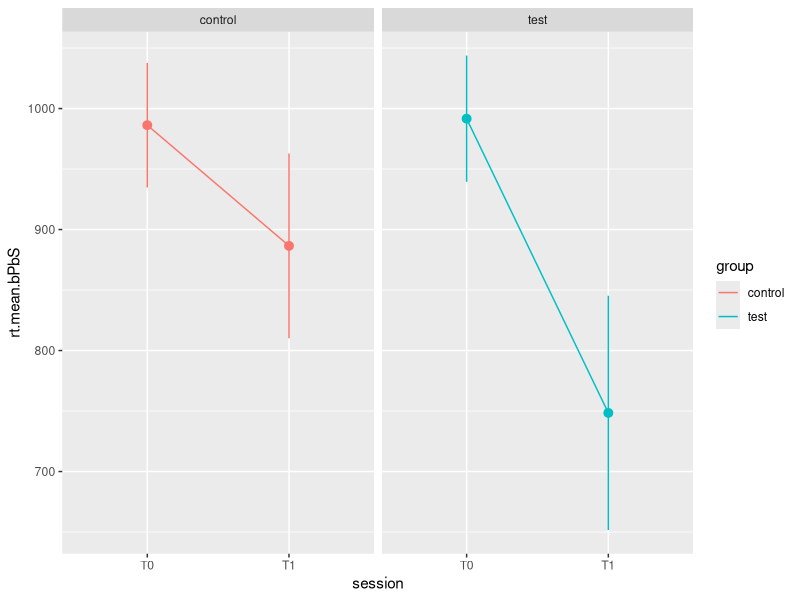
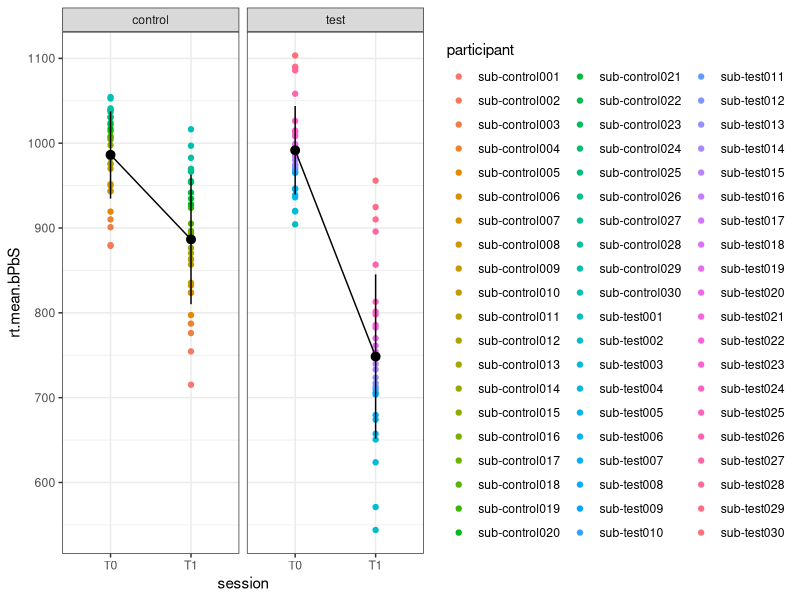
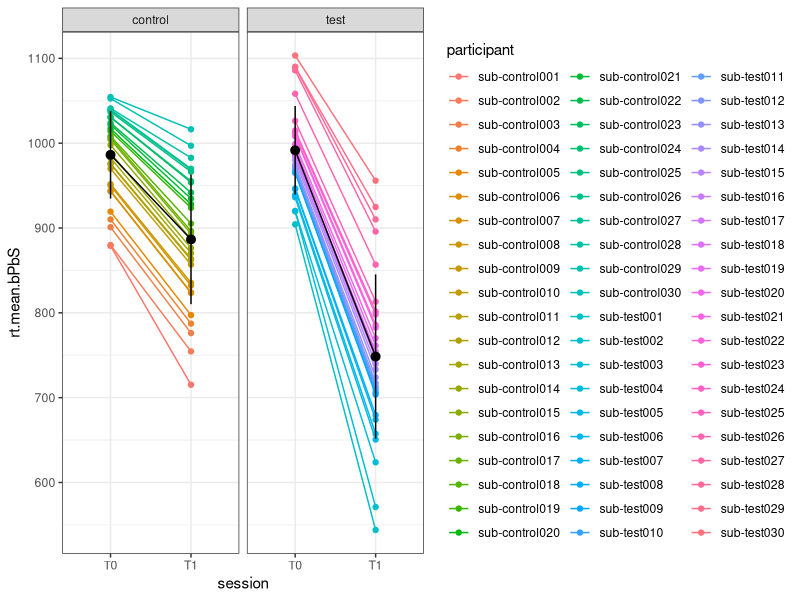
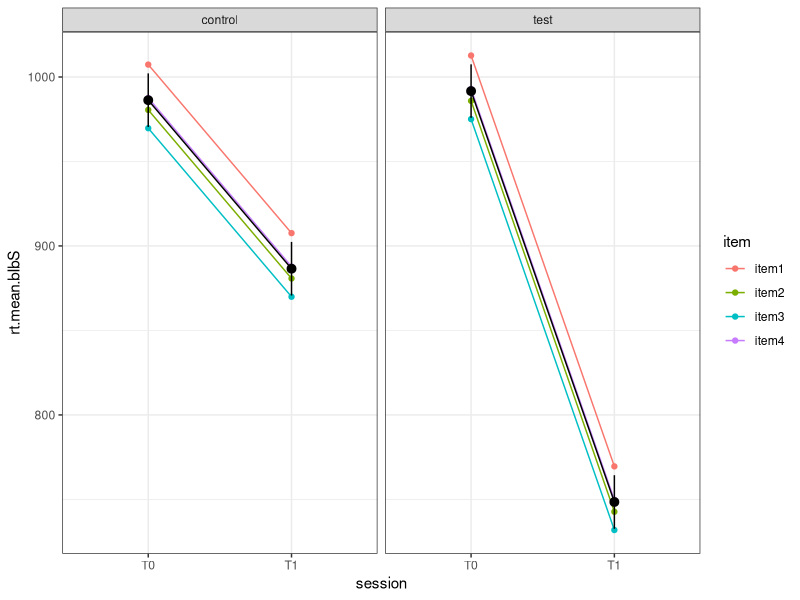
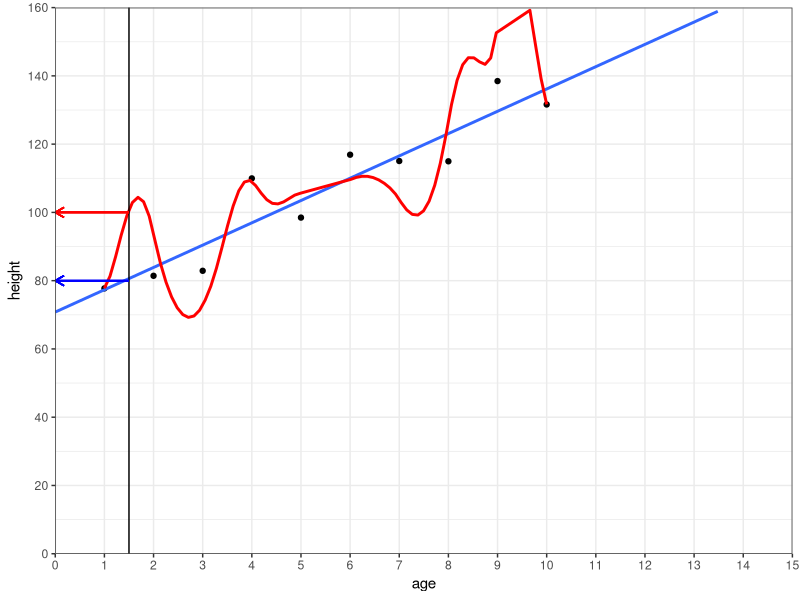
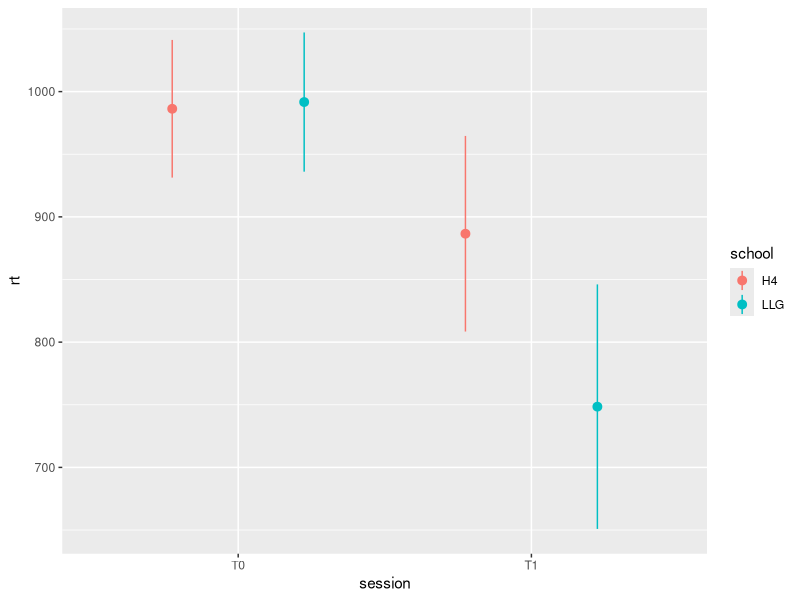
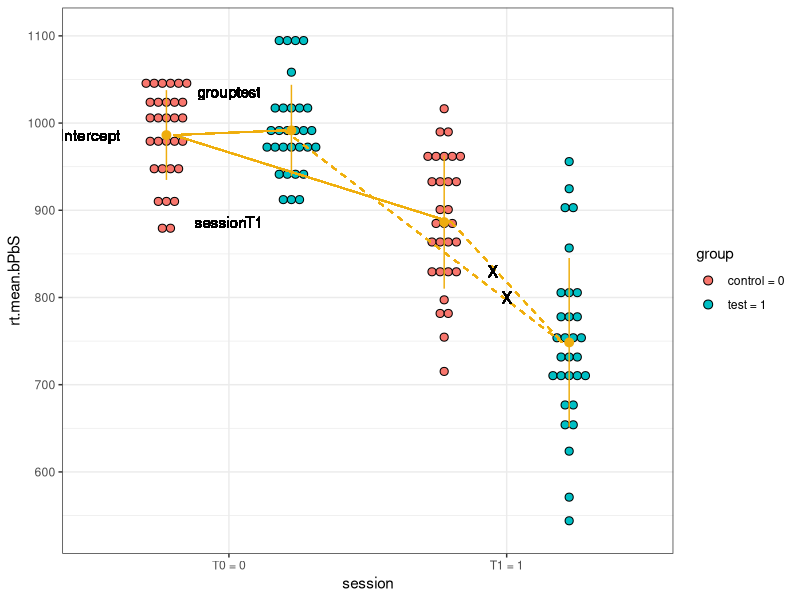

Reproduce these figures in R, in order.
## ---- chunk 1
# to perform planned contrasts & post-hocs /!\ load before tidyverse to prevent masking its 'select' function
library(multcomp)

# to manipulate and plot data
library(tidyverse)

# to do mixed models
library(lme4)

# to obtain main effects from linear models and linear mixed models
library(rstatix)

## ---- chunk 2
data = read_csv("../data/dataset_groupXsessionXage.csv")%>%
  rename(participant = pax)%>%
  select(-age)

data.mean = data %>%
  group_by(participant, group,session)%>%
  summarise(rt.mean.bPbS = mean(rt))%>%
  ungroup()
## ---- chunk 3

head(data)
## ---- chunk 4
ggplot(data.mean, aes(x = session, y = rt.mean.bPbS, color = group))+
  stat_summary(aes(y = rt.mean.bPbS, x = session), geom = "pointrange",
    fun = mean,
    fun.min = function(x) mean(x) - sd(x),
    fun.max = function(x) mean(x) + sd(x),
    position = position_dodge(width = 0.9),
    show.legend = FALSE)+
  stat_summary(aes(y = rt.mean.bPbS, group = 1), geom = "line",fun = mean)+ 
  facet_grid(~ group)

## ---- chunk 5

ggplot(data.mean, aes(x = session, y = rt.mean.bPbS))+
  geom_point(aes(color = participant))+
  stat_summary(aes(y = rt.mean.bPbS, x = session), geom = "pointrange",
    fun = mean,
    fun.min = function(x) mean(x) - sd(x),
    fun.max = function(x) mean(x) + sd(x),
    position = position_dodge(width = 0.9),
    show.legend = FALSE)+
  stat_summary(aes(y = rt.mean.bPbS, group = 1), geom = "line",fun = mean)+ 
  theme_bw()+ 
  facet_grid(~ group)

## ---- chunk 6

ggplot(data.mean, aes(x = session, y = rt.mean.bPbS))+
  geom_point(aes(color = participant))+
  geom_line(aes(group = participant, color = participant))+
  stat_summary(aes(y = rt.mean.bPbS, x = session), geom = "pointrange",
    fun = mean,
    fun.min = function(x) mean(x) - sd(x),
    fun.max = function(x) mean(x) + sd(x),
    position = position_dodge(width = 0.9),
    show.legend = FALSE)+
  stat_summary(aes(y = rt.mean.bPbS, group = 1), geom = "line",fun = mean)+
  theme_bw()+ 
  facet_grid(~ group)
## ---- chunk 7
data.cor = data.mean%>%
  pivot_wider(names_from = session, values_from = rt.mean.bPbS)%>%
  mutate(training = T1-T0)%>%
  select(-T1,-group,-participant)

cor.test(data.cor$T0, data.cor$training)
## ---- chunk 8
data.random.item = data%>%
  group_by(item, session, group)%>%
  summarise(rt.mean.bIbS = mean(rt))%>%
  ungroup()

ggplot(data.random.item, aes(x = session, y = rt.mean.bIbS))+
  geom_point(aes(color = item))+
  geom_line(aes(group = item, color = item))+
  stat_summary(aes(y = rt.mean.bIbS, x = session), geom = "pointrange",
    fun = mean,
    fun.min = function(x) mean(x) - sd(x),
    fun.max = function(x) mean(x) + sd(x),
    position = position_dodge(width = 0.9),
    show.legend = FALSE)+
  stat_summary(aes(y = rt.mean.bIbS, group = 1), geom = "line",fun = mean)+
  theme_bw()+
  facet_wrap(~group)

## ---- chunk 9
lme.fail = lmer(rt ~ group*session+ (1+session|participant)+ (1+group|trial), data = data) # failed
## ---- chunk 10
data_ageheight = read_csv("../data/dataset_ageheight.csv")%>%
  mutate(age_group = relevel(as.factor(age_group), ref = "younger"))

lm.continuous = lm(height~ age, data_ageheight)

ggplot(data_ageheight, aes(x = age, y = height))+
  geom_point()+
  geom_smooth(method = lm, se = F, fullrange = TRUE)+
  geom_smooth(formula = y ~ poly(x,2), se = F, color = "red")+
  scale_y_continuous(breaks=seq(0,160,20), limits = c(0,160),expand = c(0,0))+
  scale_x_continuous(breaks = seq(0,15,1), limits = c(0,15),expand = c(0,0))+
  theme_bw()+
  theme(panel.grid.minor.x = element_blank())+
  geom_vline(xintercept = 1.5)+
  geom_segment(x = 1.5, xend = 0, y = 80, yend = 80, arrow =arrow(length = unit(0.1, "inches")), color = "blue")+
  geom_segment(x = 1.5, xend = 0, y = 100, yend = 100, arrow =arrow(length = unit(0.1, "inches")), color = "red")
## ---- chunk 11
lme.singluar = lmer(rt ~ group*session+ (1|participant)+ (1+group|trial), data = data)
## ---- chunk 12
lme.full = lmer(rt ~ group*session + (1+session|participant) + (1 + group*session|item), data = data)
## ---- chunk 13
lme.full
## ---- chunk 14
lme.conv = lmer(rt ~ group*session + (1+session|participant) + (1|item), data = data) 
## ---- chunk 15
data.school = data%>%
  mutate(school = ifelse(group == "control","H4", "LLG"))

ggplot(data.school, aes(x = session, y = rt, color = school) )+
  stat_summary(aes(y = rt, x = session), geom = "pointrange",
    fun = mean,
    fun.min = function(x) mean(x) - sd(x),
    fun.max = function(x) mean(x) + sd(x),
    position = position_dodge(width = 0.9))
## ---- chunk 16
lme.trainingcontroledforschools = lmer(rt ~ session + (1|participant) +(1+session|school), data = data.school) 
Anova(lme.trainingcontroledforschools)

coefficients(lme.trainingcontroledforschools)$school
## ---- chunk 17
lme.traininginteractionschools = lmer(rt ~ school*session + (1|participant), data = data.school) 
Anova(lme.traininginteractionschools)
## ---- chunk 18
summary(lme.conv)
## ---- chunk 19
data.interaction = data.mean%>%
  mutate(session = as.factor(session))%>%
  mutate(new_session = case_when(
    group == "control" ~ as.numeric(session)-0.225,
    group == "test" ~ as.numeric(session)+0.225
  ))%>%
  mutate(group = as.factor(group))%>%
  mutate(new_group = case_when(
    session == "T0" ~ as.numeric(group),
    session == "T1" ~ as.numeric(group)
  ))

lm = lm(rt.mean.bPbS ~ group*session, data = data.mean)

ggplot(data.interaction, aes(y = rt.mean.bPbS, x = session,fill = group))+
  geom_dotplot(binaxis = "y", stackdir = "center", dotsize = 0.5, position = "dodge")+
  stat_summary(geom = "pointrange",
    fun = mean,
    fun.min = function(x) mean(x) - sd(x),
    fun.max = function(x) mean(x) + sd(x),
    col = "darkgoldenrod2",
    position = position_dodge(width = 0.9),
    show.legend = FALSE)+
  # stat_summary(fun = mean, geom = "line", col = "darkgoldenrod2", aes(x = new_session, group = group)) +
  theme_bw()+
  geom_text(x=0.5, y=lm$coefficients[[1]], label="Intercept")+
  geom_segment(aes(x = 0.8, y = lm$coefficients[[1]], xend = 1.2, yend = lm$coefficients[[1]] +lm$coefficients[[2]]), color = "darkgoldenrod2")+
  geom_text(x=1, y=lm$coefficients[[1]]+50, label="grouptest")+
  geom_segment(aes(x = 0.8, y = lm$coefficients[[1]], xend = 1.8, yend = lm$coefficients[[1]]+lm$coefficients[[3]]), color = "darkgoldenrod2")+
  geom_text(x=1, y=lm$coefficients[[1]]+lm$coefficients[[3]], label="sessionT1")+
  geom_segment(aes(x = 1.2, y = lm$coefficients[[1]]+lm$coefficients[[2]], xend = 2.2, yend = lm$coefficients[[1]]+lm$coefficients[[2]]+lm$coefficients[[3]]+lm$coefficients[[4]]), linetype = "dashed", color = "darkgoldenrod2")+
  geom_text(x=2, y=800, label="X")+
  geom_segment(aes(x = 1.8, y = lm$coefficients[[1]]+lm$coefficients[[3]], xend = 2.2, yend = lm$coefficients[[1]]+lm$coefficients[[2]]+lm$coefficients[[3]]+lm$coefficients[[4]]),  linetype = "dashed", color = "darkgoldenrod2")+
  geom_text(x=1.95, y=830, label="X")+
  theme_bw()+
  scale_x_discrete(breaks = c("T0", "T1"), labels = c("T0 = 0","T1 = 1"))+
  scale_fill_manual(breaks = c("control", "test"), labels = c("control = 0", "test = 1"), values = c("#F8766D", "#00BFC4"))

## ---- chunk 20
coefficients(lme.conv)
## ---- chunk 21
Anova(lme.conv)
## ---- chunk 22
summary(glht(lme.conv))
## ---- chunk 23
data.contrast = data %>%
  mutate(session.contrast = case_when(
    session == "T0" ~ -0.5,
    session == "T1" ~ 0.5
  ))%>%
  mutate(group.contrast = case_when(
    group == "control" ~ -0.5,
    group == "test" ~ 0.5
  ))

lme.conv.contrast = lmer(rt ~ group.contrast*session.contrast + (1+session|participant) + (1|item), data = data.contrast) 
summary(glht(lme.conv.contrast))

## ---- chunk 24
lme.int = lmer(rt ~ group*session - group:session+ (1+session|participant) + (1|item), data = data) 
lme.conv = lmer(rt ~ group*session + (1+session|participant) + (1|item), data = data) 
anova(lme.conv, lme.int)
## ---- chunk 25
lme.int = lmer(rt ~ group*session - group+ (1+session|participant) + (1|item), data = data) 
lme.conv = lmer(rt ~ group*session + (1+session|participant) + (1|item), data = data) 
anova(lme.conv, lme.int)
